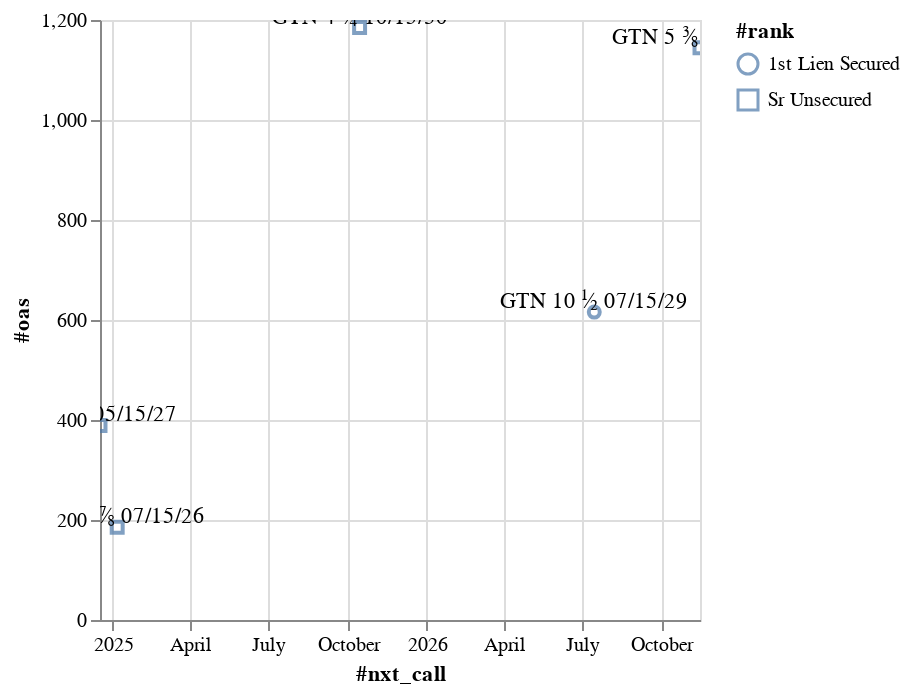

Notebook cell for this chart:
### Code cell
# Get Bond Universe from Equity Ticker
query = """
let(#rank=normalized_payment_rank();
    #oas=spread(st=oas);
    #nxt_call=nxt_call_dt();
    )
get(name(), #rank, #nxt_call, #oas)
for(filter(bonds('GTN US Equity'), series() == '144A'))
"""

with BQuery() as bq:
    df = bq.bql(query)
df

### Figure 1 — Vega-Lite specification as saved in the notebook (floating-point values rounded to 4 significant figures)
{"config": {"view": {"continuousWidth": 300, "continuousHeight": 300}}, "layer": [{"mark": {"type": "point"}, "encoding": {"shape": {"field": "#rank", "type": "nominal"}, "tooltip": [{"field": "#nxt_call", "type": "temporal"}, {"field": "#oas", "type": "quantitative"}, {"field": "#rank", "type": "nominal"}], "x": {"field": "#nxt_call", "type": "temporal"}, "y": {"field": "#oas", "type": "quantitative"}}, "name": "view_1"}, {"mark": {"type": "text", "baseline": "bottom"}, "encoding": {"shape": {"field": "#rank", "type": "nominal"}, "text": {"field": "name()", "type": "nominal"}, "tooltip": [{"field": "#nxt_call", "type": "temporal"}, {"field": "#oas", "type": "quantitative"}, {"field": "#rank", "type": "nominal"}], "x": {"field": "#nxt_call", "type": "temporal"}, "y": {"field": "#oas", "type": "quantitative"}}}], "data": {"name": "data-140d99037d9a15bfdfefea22638b9309"}, "params": [{"name": "param_2", "select": {"type": "interval", "encodings": ["x", "y"]}, "bind": "scales", "views": ["view_1"]}], "$schema": "https://vega.github.io/schema/vega-lite/v5.20.1.json", "datasets": {"data-140d99037d9a15bfdfefea22638b9309": [{"ID": "YX231113 Corp", "name()": "GTN 10 ½ 07/15/29", "#rank": "1st Lien Secured", "#nxt_call": "2026-07-15T00:00:00", "#oas": 615.8, "#oas.DATE": "2024-12-10T00:00:00"}, {"ID": "BS116983 Corp", "name()": "GTN 5 ⅜ 11/15/31", "#rank": "Sr Unsecured", "#nxt_call": "2026-11-15T00:00:00", "#oas": 1144.0, "#oas.DATE": "2024-12-10T00:00:00"}, {"ID": "AV438089 Corp", "name()": "GTN 7 05/15/27", "#rank": "Sr Unsecured", "#nxt_call": "2024-12-17T00:00:00", "#oas": 389.0, "#oas.DATE": "2024-12-10T00:00:00"}, {"ID": "ZO860846 Corp", "name()": "GTN 4 ¾ 10/15/30", "#rank": "Sr Unsecured", "#nxt_call": "2025-10-15T00:00:00", "#oas": 1185.0, "#oas.DATE": "2024-12-10T00:00:00"}, {"ID": "LW375188 Corp", "name()": "GTN 5 ⅞ 07/15/26", "#rank": "Sr Unsecured", "#nxt_call": "2025-01-06T00:00:00", "#oas": 185.5, "#oas.DATE": "2024-12-10T00:00:00"}]}}
